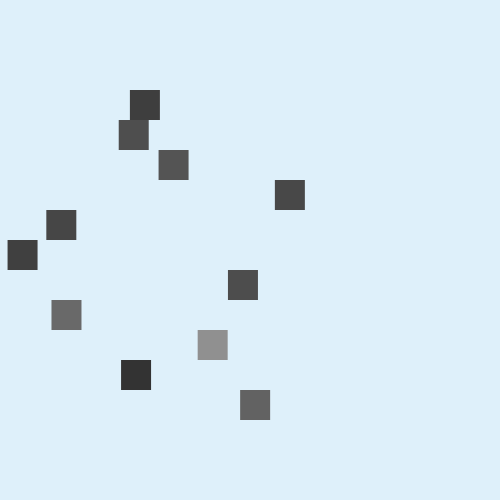
Frame 1 (no input)
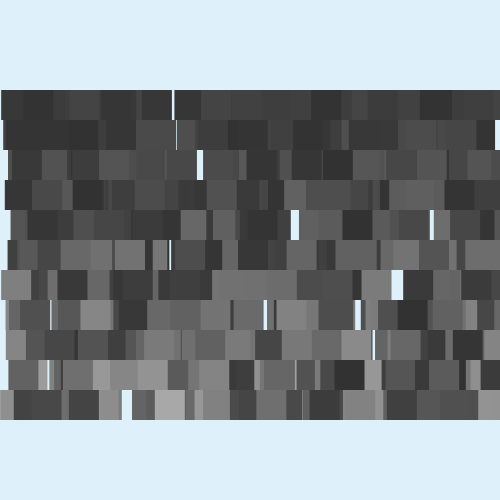
Frame 60 (the mouse pressed at the canvas centre just before this capture)
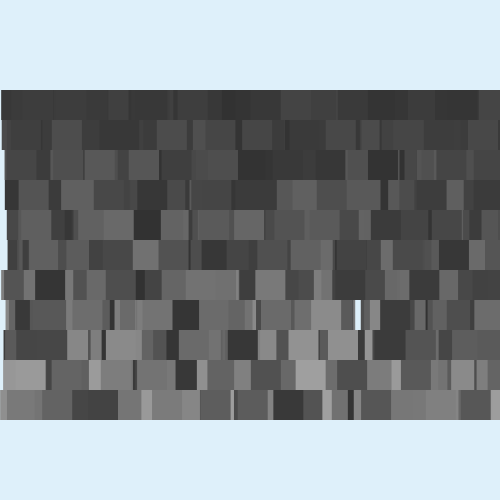
Frame 120 (the mouse held since frame 60 and released just before this capture)

The Processing sketch that drew these frames (run headless with seeded random() and noise(); from frame 60 on, the mouse is pressed at the canvas centre):

// Processing sketch: processing_15664
// ── processing_15664.pde

int value = 50;
void setup() {
  size(500,500);
  noStroke();
  background(222,240,250);
}
void draw() {

  
  fill(value+random(20));
  rect(random(500),90,30,30);
  fill(value+random(30));
  rect(random(500),120,30,30);
  fill(value+random(40));
  rect(random(500),150,30,30);
  fill(value+random(50));
  rect(random(500),180,30,30);
  fill(value+random(60));
  rect(random(500),210,30,30);
  fill(value+random(70));
  rect(random(500),240,30,30);
  fill(value+random(80));
  rect(random(500),270,30,30);
  fill(value+random(90));
  rect(random(500),300,30,30);
  fill(value+random(100));
 rect(random(500),330,30,30);
  fill(value+random(110));
  rect(random(500),360,30,30);
  fill(value+random(120));
  rect(random(500),390,30,30);

}
